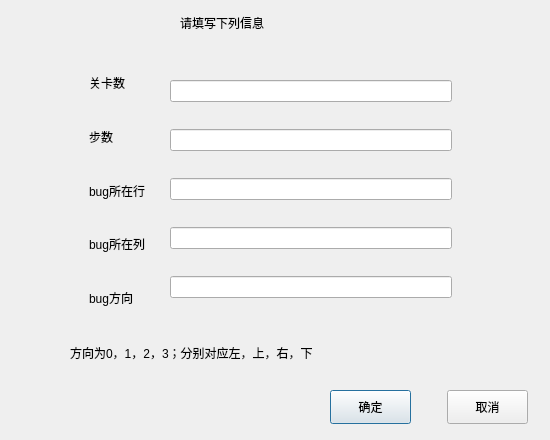
<?xml version="1.0" encoding="UTF-8"?>
<ui version="4.0">
 <class>myDialog</class>
 <widget class="QDialog" name="myDialog">
  <property name="geometry">
   <rect>
    <x>0</x>
    <y>0</y>
    <width>550</width>
    <height>440</height>
   </rect>
  </property>
  <property name="windowTitle">
   <string>Dialog</string>
  </property>
  <widget class="QWidget" name="widget_3" native="true">
   <property name="geometry">
    <rect>
     <x>80</x>
     <y>50</y>
     <width>381</width>
     <height>281</height>
    </rect>
   </property>
   <layout class="QHBoxLayout" name="horizontalLayout">
    <item>
     <widget class="QWidget" name="widget_2" native="true">
      <layout class="QVBoxLayout" name="verticalLayout_2">
       <item>
        <widget class="QLabel" name="label">
         <property name="text">
          <string>关卡数</string>
         </property>
        </widget>
       </item>
       <item>
        <widget class="QLabel" name="label_2">
         <property name="text">
          <string>步数</string>
         </property>
        </widget>
       </item>
       <item>
        <widget class="QLabel" name="label_3">
         <property name="text">
          <string>bug所在行</string>
         </property>
        </widget>
       </item>
       <item>
        <widget class="QLabel" name="label_4">
         <property name="text">
          <string>bug所在列</string>
         </property>
        </widget>
       </item>
       <item>
        <widget class="QLabel" name="label_5">
         <property name="text">
          <string>bug方向</string>
         </property>
        </widget>
       </item>
      </layout>
     </widget>
    </item>
    <item>
     <widget class="QWidget" name="widget" native="true">
      <layout class="QVBoxLayout" name="verticalLayout">
       <item>
        <widget class="QLineEdit" name="lineEdit1"/>
       </item>
       <item>
        <widget class="QLineEdit" name="lineEdit2"/>
       </item>
       <item>
        <widget class="QLineEdit" name="lineEdit3"/>
       </item>
       <item>
        <widget class="QLineEdit" name="lineEdit4"/>
       </item>
       <item>
        <widget class="QLineEdit" name="lineEdit5"/>
       </item>
      </layout>
     </widget>
    </item>
   </layout>
  </widget>
  <widget class="QLabel" name="label_6">
   <property name="geometry">
    <rect>
     <x>180</x>
     <y>10</y>
     <width>151</width>
     <height>25</height>
    </rect>
   </property>
   <property name="text">
    <string>请填写下列信息</string>
   </property>
  </widget>
  <widget class="QLabel" name="label_7">
   <property name="geometry">
    <rect>
     <x>70</x>
     <y>340</y>
     <width>421</width>
     <height>25</height>
    </rect>
   </property>
   <property name="text">
    <string>方向为0，1，2，3；分别对应左，上，右，下</string>
   </property>
  </widget>
  <widget class="QPushButton" name="confirmButton">
   <property name="geometry">
    <rect>
     <x>330</x>
     <y>390</y>
     <width>81</width>
     <height>34</height>
    </rect>
   </property>
   <property name="text">
    <string>确定</string>
   </property>
  </widget>
  <widget class="QPushButton" name="cancelButton">
   <property name="geometry">
    <rect>
     <x>447</x>
     <y>390</y>
     <width>81</width>
     <height>34</height>
    </rect>
   </property>
   <property name="text">
    <string>取消</string>
   </property>
  </widget>
 </widget>
 <resources/>
 <connections/>
</ui>
